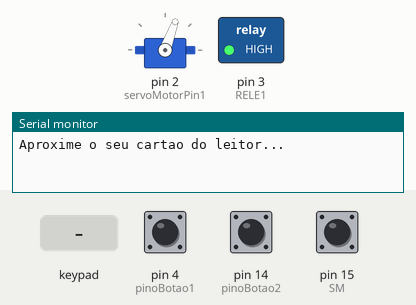
Bench run of a sketch on a simulated Arduino Uno, built with avr-gcc and run on an emulated ATmega328P. On the bench: servo, switched loads named in the sketch (green lamp = pin HIGH), the last lines printed to the serial monitor. Inputs (shaded band) come from the test bench; at power-on: pin 4 (pinoBotao1) HIGH, pin 14 (pinoBotao2) LOW, pin 15 (SM) HIGH. Pins used as bus, display or sensor lines are not drawn.

Above: at 1.2 s.
1.3 s: keypad keys A 3 9 7 3 * # pressed 0.4 s apart
At 4.2 s:
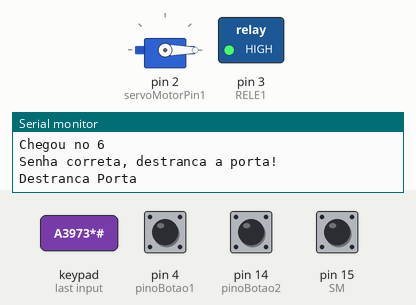
At 7.6 s:
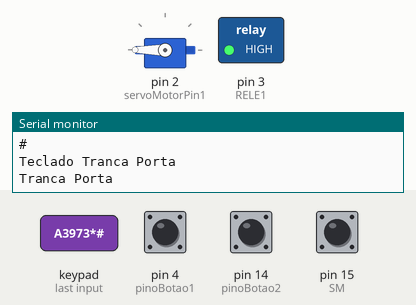
10.1 s: pin 4 (pinoBotao1) pulled LOW for 3.2 s
At 12.3 s:
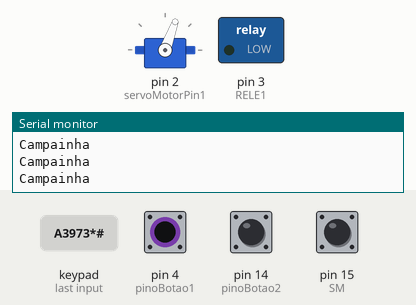
Timing chart, 0 to 14.9 s (numbered marks = the images above; inputs shaded):
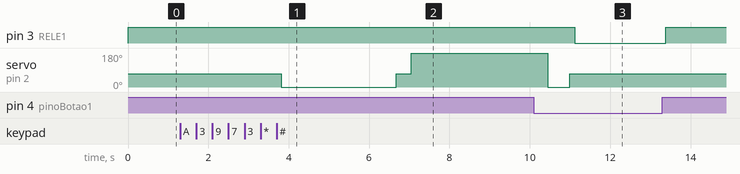

The sketch:

teclado-rfid-botoes-rele-servo-sm-senha.ino
```cpp
#include <SPI.h>
#include <MFRC522.h>

#define SS_PIN 10
#define RST_PIN 9
MFRC522 mfrc522(SS_PIN, RST_PIN);   // Create MFRC522 instance.

//incluindo biblioteca para controle do servomotor
#include "Servo.h"
Servo servoMotorObj1;
int servoMotorPin1 = 2;
int FLAGTrancaPorta = 1; //trancada

//bt
byte pinoBotao1 = 4;
byte pinoBotao2 = 14;
const long DEBOUNCE_DELAY_1 = 100;
int leitura_anterior_1 = 0;
int leitura_anterior_db_1 = 0;
long time_ultimo_debounce_1 = 0;
int debounce_ok_1 = 0;

//rele
 int  RELE1 = 3; // luzHall

 //SM
 //sensor magnetico
int SM = 15;
int mostraPorta;
int valorSMDb;

////////////////////////////////////////////////////////////////////////////////////
#include <Keypad.h>

char* senha1 = "A3973*";
int position1 = 0;
char* senha2 = "B0703*";
int position2 = 0;

int salvaSenha = 0;
int confirmaSenha = 0;

const byte numRows=4; // Numero de linhas
const byte numCols=4; // Numero de colunas

char keymap[numRows][numCols]= // Aqui é feito o "mapa" do teclado, que são as teclas
{
 {'1','2','3','A'},
 {'4','5','6','B'},
 {'7','8','9','C'},
 {'*','0','#','D'},
};

byte rowPins[numRows] = {8,7,6,5}; // Pinos digitais onde as linhas estão conectadas
byte colPins[numCols] = {16,17,18,19}; // Pinos digitais onde as colunas estão conectadas

Keypad myKeypad = Keypad(makeKeymap(keymap), rowPins, colPins, numRows, numCols);

void setup()
{
 Serial.begin(9600);

 pinMode(pinoBotao1, INPUT);//bt1
  pinMode(pinoBotao2, INPUT);//bt2

 pinMode(RELE1, OUTPUT);
 digitalWrite(RELE1, HIGH);

 pinMode(SM, INPUT); //sensor magnetico

  SPI.begin();      // Inicia  SPI bus
  mfrc522.PCD_Init();   // Inicia MFRC522
  Serial.println("Aproxime o seu cartao do leitor...");
  Serial.println();

  servoMotorObj1.attach(servoMotorPin1);
  servoMotorObj1.write(70); // 70 aqui o motor irá "parar"
  FLAGTrancaPorta = 1;
}


void loop()
{


  verificaPorta();

  botoes();

  teclado();


  rfid();

}


void botoes()
{
  if(digitalRead(pinoBotao1) == 0){
    digitalWrite(RELE1, LOW);
    Serial.println("Campainha");
  }else{
    digitalWrite(RELE1, HIGH);
  }

  int leitura_atual_1 = digitalRead(pinoBotao2);
  if(leitura_atual_1 != leitura_anterior_1){time_ultimo_debounce_1 = millis(); debounce_ok_1;}
  if((millis()-time_ultimo_debounce_1)>DEBOUNCE_DELAY_1){debounce_ok_1=1;}
  if(debounce_ok_1 == 1){
    if(leitura_atual_1 == 1 && leitura_anterior_db_1 == 0){

      if(FLAGTrancaPorta == 0){ fechaTrancaPorta(); } else { abreTrancaPorta(); }

  }
    leitura_anterior_db_1 = leitura_atual_1;

  }
}


void teclado()
{

  char keypressed = myKeypad.getKey();
  //if(keypressed !=  NO_KEY){Serial.println(keypressed);}


  if (keypressed == 'A' && valorSMDb == 0 && salvaSenha != 1){
   Serial.println("Entra no modo de gravar nova senha1");
   salvaSenha = 1;
   position1 = 0;
   keypressed = NO_KEY;
  }


  if(salvaSenha == 1){
    if(keypressed !=  NO_KEY ){
      Serial.println(keypressed);
      position1 ++;


      if(position1 == 5 && confirmaSenha == 0){
        if(keypressed == '*'){
          Serial.println("continua modo de gravar nova senha1 - redigite a senha1");
          confirmaSenha = 1;
          position1 = 0;
        }else{
          Serial.println("Sai do modo de gravar nova senha1");
          salvaSenha = 0;
          position1 = 0;
        }
      }else if(position1 == 5 && confirmaSenha == 1){
        if(keypressed == '*'){
          Serial.println("Nova senha gravada");
          confirmaSenha = 0;
          salvaSenha = 0;
          position1 = 0;
        }else{
          Serial.println("Sai do modo de gravar nova senha1");
          salvaSenha = 0;
          position1 = 0;
        }
      }


    }


  }else{
    if(valorSMDb == 1){

      if(keypressed !=  NO_KEY){Serial.println(keypressed);}
      if (keypressed == '#'){
        Serial.println(keypressed);
        position1 = 0;
        position2 = 0;
        fechadoOk(true);
      }
      if (keypressed == senha1[position1] || keypressed == senha2[position2]){
        position1 ++;
        position2 ++;
      }
      if (position1 >= 6 || position2 >= 6){
        Serial.println("Chegou no 6");
        fechadoOk(false);
        position1 = 0;
        position2 = 0;
      }


    }
  }
  delay(100);
}

void fechadoOk(int fechado){
  if (fechado){
    Serial.println("Teclado Tranca Porta");
    fechaTrancaPorta();
  }
  else{
    Serial.println("Senha correta, destranca a porta!");
    abreTrancaPorta();
  }
}

void rfid()
{
  // Look for new cards
  if ( ! mfrc522.PICC_IsNewCardPresent())
  {
    return;
  }
  // Select one of the cards
  if ( ! mfrc522.PICC_ReadCardSerial())
  {
    return;
  }
  String conteudo= "";
  byte letra;
  for (byte i = 0; i < mfrc522.uid.size; i++)
  {
     conteudo.concat(String(mfrc522.uid.uidByte[i] < 0x10 ? " 0" : " "));
     conteudo.concat(String(mfrc522.uid.uidByte[i], HEX));
  }


  conteudo.toUpperCase();
  if (conteudo.substring(1) == "A3 42 BA A9") //UID 1 - Chaveiro gi
  {
    Serial.print("Mensagem : ");
    Serial.println("Ola Gi !");
    if(FLAGTrancaPorta == 0){ fechaTrancaPorta(); } else { abreTrancaPorta(); }

  }else if (conteudo.substring(1) == "0F 68 82 12") //UID 2 - Chaveiro marco
  {
    Serial.print("Mensagem : ");
    Serial.println("Ola Marco !");
    if(FLAGTrancaPorta == 0){ fechaTrancaPorta(); } else { abreTrancaPorta(); }

  }else if (conteudo.substring(1) == "D4 28 5E 74") //UID 3 - Cartao
  {
    Serial.print("Mensagem : ");
    Serial.println("Ola Cartao !!!");
    if(FLAGTrancaPorta == 0){ fechaTrancaPorta(); } else { abreTrancaPorta(); }

  }else if (conteudo.substring(1) == "2F CA E8 10") //UID 4 - Bilhete unico Marco
  {
    Serial.print("Mensagem : ");
    Serial.println("Ola Marco - Bilhete Unico !!!");
    if(FLAGTrancaPorta == 0){ fechaTrancaPorta(); } else { abreTrancaPorta(); }

  }else if (conteudo.substring(1) == "2F 1A C1 15") //UID 5 - Bilhete unico Gi
  {
    Serial.print("Mensagem : ");
    Serial.println("Ola Gi - Bilhete Unico !!!");
    if(FLAGTrancaPorta == 0){ fechaTrancaPorta(); } else { abreTrancaPorta(); }

  }else{
    Serial.print("UID da tag :");
    Serial.println(conteudo);

  }
}


void verificaPorta()
{
  int valorSM = digitalRead(SM);
  if(valorSM == 0){ //sensor aberto
    if(FLAGTrancaPorta != 2){Serial.println("Porta Aberta");}
    FLAGTrancaPorta = 2;                    // desabilita tranca da porta
    valorSMDb = 0;
  }else{ //sensor fechado
    if(FLAGTrancaPorta == 2){
      FLAGTrancaPorta = 0; // Habilita tranca da porta
      Serial.println("Porta Fechada");
    }
    valorSMDb = 1;
  }

  if(mostraPorta == 1 ){
   Serial.println(digitalRead(SM));
  }

}


void abreTrancaPorta()
{
  //Serial.println(FLAGTrancaPorta);
  if(FLAGTrancaPorta != 0  && FLAGTrancaPorta != 2 ){
    Serial.println("Destranca Porta");
    servoMotorObj1.write(0); //0 aqui o motor irá "fechar"
    delay(2850);
    servoMotorObj1.write(70); //70 aqui o motor irá "parar"
    FLAGTrancaPorta = 0;

  }
}

void fechaTrancaPorta()
{
  //Serial.println(FLAGTrancaPorta);
  if(FLAGTrancaPorta != 1 && FLAGTrancaPorta != 2){
    Serial.println("Tranca Porta");
    servoMotorObj1.write(180); //180 aqui o motor irá "fechar"
    delay(3400);
    servoMotorObj1.write(0);   //0 aqui o motor irá "abrir"
    delay(550);
    servoMotorObj1.write(70); //70 aqui o motor irá "parar"
    FLAGTrancaPorta = 1;

  }
}

void abreTrincoPorta()
{
  if(FLAGTrancaPorta == 0){
    Serial.println("Abre trinco");
    servoMotorObj1.write(0); //0 aqui o motor irá "fechar"
    delay(700);
    servoMotorObj1.write(180); //180 aqui o motor irá "abrir"
    delay(750);
    servoMotorObj1.write(70); //70 aqui o motor irá "parar"

  }
}
///////////////////////////////////////////////////////////////////////////////////////////////////////////
```

Measured:
- after the input at 1.3 s, servo on pin 2 (servoMotorPin1): 70° → 0° after 2.5 s, → 70° 2.9 s later, → 180° 0.38 s later
- after the input at 10.1 s, pin 3 (RELE1): HIGH → LOW after 1.0 s, → HIGH 2.3 s later
